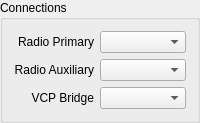
                <widget class="QGroupBox" name="ConnectionsGroupBox">
                 <property name="title">
                  <string>Connections</string>
                 </property>
                 <layout class="QGridLayout" name="gridLayout_8">
                  <item row="0" column="0">
                   <widget class="QLabel" name="RadioPriStreamLabel">
                    <property name="minimumSize">
                     <size>
                      <width>0</width>
                      <height>0</height>
                     </size>
                    </property>
                    <property name="font">
                     <font>
                      <weight>50</weight>
                      <bold>false</bold>
                     </font>
                    </property>
                    <property name="text">
                     <string>Radio Primary</string>
                    </property>
                    <property name="alignment">
                     <set>Qt::AlignRight|Qt::AlignTrailing|Qt::AlignVCenter</set>
                    </property>
                   </widget>
                  </item>
                  <item row="0" column="1">
                   <widget class="QComboBox" name="RadioPriStream">
                    <property name="sizePolicy">
                     <sizepolicy hsizetype="MinimumExpanding" vsizetype="Fixed">
                      <horstretch>0</horstretch>
                      <verstretch>0</verstretch>
                     </sizepolicy>
                    </property>
                    <property name="toolTip">
                     <string>Choose a destination for the primary radio stream.</string>
                    </property>
                   </widget>
                  </item>
                  <item row="2" column="0">
                   <widget class="QLabel" name="VCPBridgeLabel">
                    <property name="font">
                     <font>
                      <weight>50</weight>
                      <bold>false</bold>
                     </font>
                    </property>
                    <property name="text">
                     <string>VCP Bridge</string>
                    </property>
                    <property name="alignment">
                     <set>Qt::AlignRight|Qt::AlignTrailing|Qt::AlignVCenter</set>
                    </property>
                   </widget>
                  </item>
                  <item row="1" column="0">
                   <widget class="QLabel" name="RadioAuxStreamLabel">
                    <property name="font">
                     <font>
                      <weight>50</weight>
                      <bold>false</bold>
                     </font>
                    </property>
                    <property name="text">
                     <string>Radio Auxiliary</string>
                    </property>
                    <property name="alignment">
                     <set>Qt::AlignRight|Qt::AlignTrailing|Qt::AlignVCenter</set>
                    </property>
                   </widget>
                  </item>
                  <item row="1" column="1">
                   <widget class="QComboBox" name="RadioAuxStream">
                    <property name="maximumSize">
                     <size>
                      <width>16777215</width>
                      <height>16777215</height>
                     </size>
                    </property>
                    <property name="toolTip">
                     <string>Choose a destination for the auxiliary radio stream.</string>
                    </property>
                   </widget>
                  </item>
                  <item row="2" column="1">
                   <widget class="QComboBox" name="VCPBridge">
                    <property name="maximumSize">
                     <size>
                      <width>16777215</width>
                      <height>16777215</height>
                     </size>
                    </property>
                    <property name="toolTip">
                     <string>Choose a destination for the Virtual Com Port bridge connection.</string>
                    </property>
                   </widget>
                  </item>
                 </layout>
                </widget>
